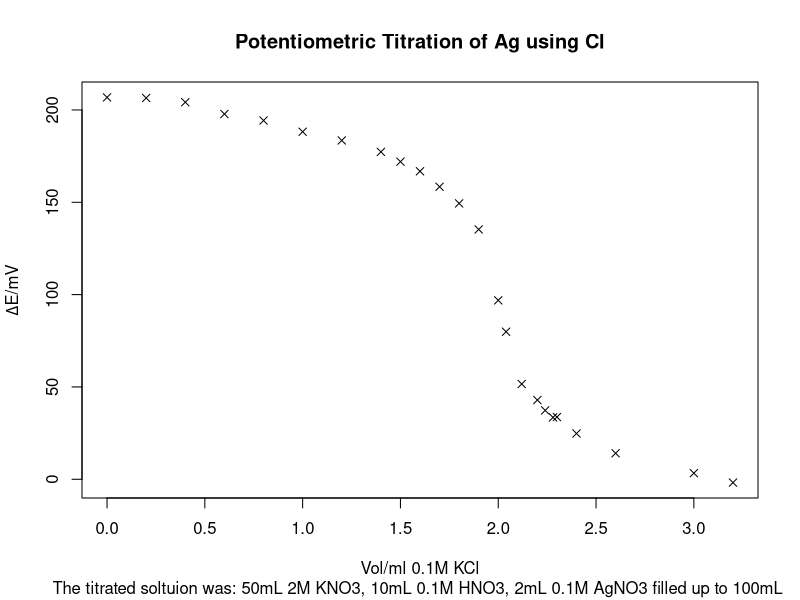
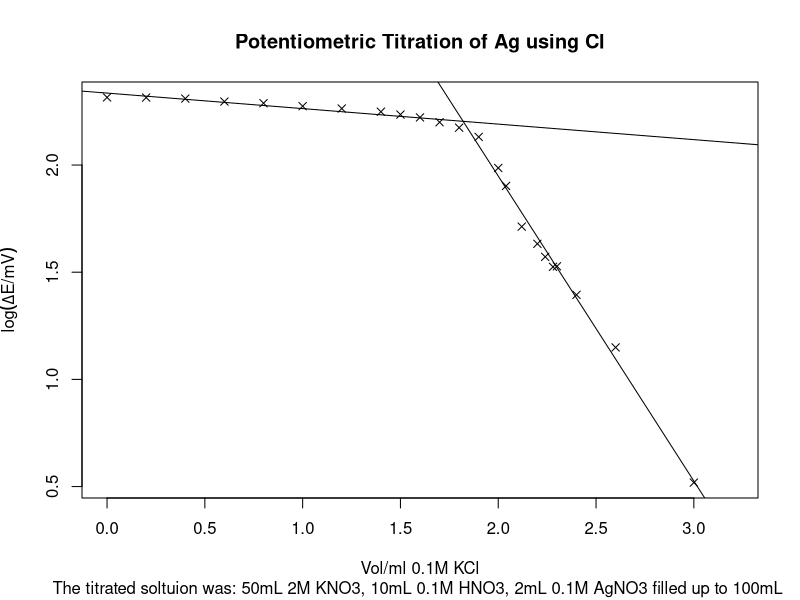

Write R code to recreate these figures, in order.
rm(list=ls()) 
data = read.csv("Data/PotentiometricTitration.csv",sep=";")
x = data$Volume
y = data$Voltage
#y=log(y,10)

get_pAg_from_mV = function(mV, E0 = 364.242, s = -0.01585){
  return((mV-E0)*(s)) 
}









plot(x,y,xlab="Vol/ml 0.1M KCl", ylab = expression(Delta * "E/mV"),pch=4, main = "Potentiometric Titration of Ag using Cl", sub = "The titrated soltuion was: 50mL 2M KNO3, 10mL 0.1M HNO3, 2mL 0.1M AgNO3 filled up to 100mL ")


y = log(y,10)
plot(x,y,xlab="Vol/ml 0.1M KCl", ylab = expression(log(Delta * "E/mV")),pch=4, main = "Potentiometric Titration of Ag using Cl", sub = "The titrated soltuion was: 50mL 2M KNO3, 10mL 0.1M HNO3, 2mL 0.1M AgNO3 filled up to 100mL ")

#linear approximations for the two regions
cutoff= 1.85
xpre = data$Volume[data$Volume<cutoff]
ypre = log(data$Voltage[data$Volume<cutoff],10)
abline(lm(ypre~xpre))

xpost = data$Volume[data$Volume>=cutoff]
ypost = log(data$Voltage[data$Volume>=cutoff],10)
abline(lm(ypost~xpost))


#abline(v = cutoff)